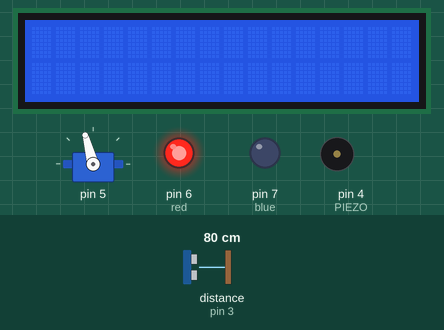
Recording of a sketch running on a simulated Arduino Uno, built with avr-gcc and run on an emulated ATmega328P. On the bench: 16×2 character LCD, servo, output pins drawn as LEDs (lit = HIGH), buzzer (waves = sounding, pin HIGH). Wiring (inferred from the names in the program): ultrasonic range finder: trigger pin 2; echo pin 3. The inputs (shaded band) are chosen by the test bench; at power-on: distance to the obstacle (sensor on pin 3) 80 cm. The echo pulse lasts 58.3 µs per cm; pins used as bus, display or sensor lines are not drawn; what the sketch prints to the serial monitor is not drawn.

Above: at 1.2 s.
1.3 s: distance to the obstacle (sensor on pin 3) set to 2 cm
At 2.0 s:
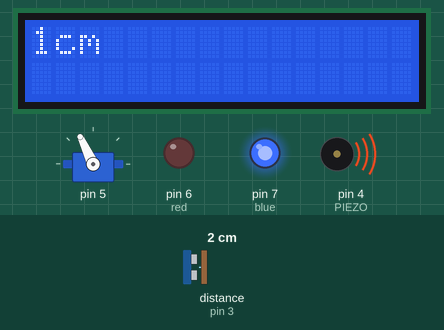
4.3 s: distance to the obstacle (sensor on pin 3) set to 120 cm
6.8 s: distance to the obstacle (sensor on pin 3) set to 4 cm
At 7.4 s:
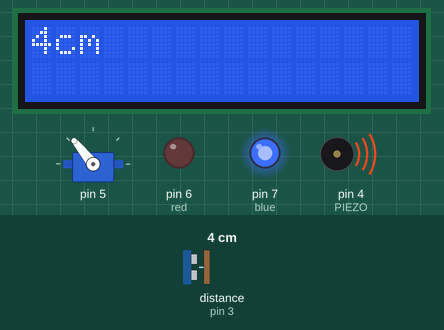
9.8 s: distance to the obstacle (sensor on pin 3) set to 47 cm
At 12.0 s:
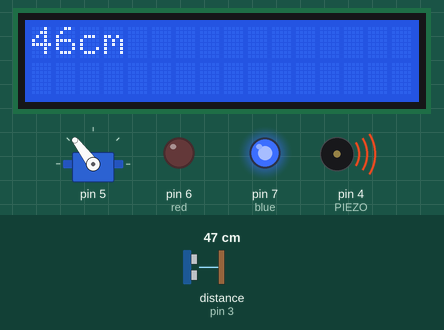
12.3 s: distance to the obstacle (sensor on pin 3) set to 54 cm
14.6 s: distance to the obstacle (sensor on pin 3) set to 9 cm
At 15.7 s:
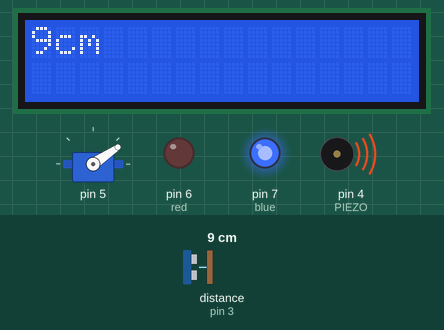
Timing chart, 0 to 30.1 s (numbered marks = the images above; inputs shaded):
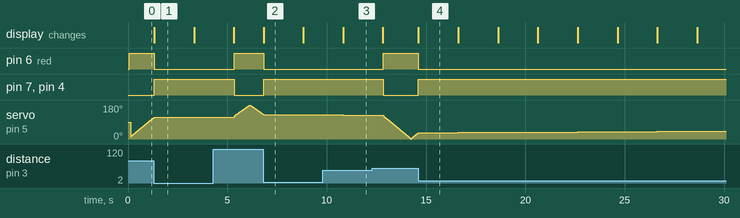

The sketch:

Code.ino
```cpp
/*

(C) HABIBULLAH , UET Peshawar.

A program that runs a Servo Motor on which a Ultrasonic sensor is attached,
which reads distance.
If nothing is detected whithin its range,  Blue LED Blinks.
When it Detects an obsticle a Buzzer is played and Red LED  Blinks.

At the same time a LCD display the distance within which the obsticle is and display
the messgae "Something Went Wrong" .
if there is no obsticle the LCD simply display the message "Everything is OK"

*/
#include <LiquidCrystal.h>
#include <Servo.h>
#define TRIG 2
#define ECHO 3
#define PIEZO 4
long int HRSR04(int,int);
class Sweeper
{
  Servo servo;              // the servo
  int pos;              // current servo position
  int increment;        // increment to move for each interval
  int  updateInterval;      // interval between updates
  unsigned long lastUpdate; // last update of position

public:
  Sweeper(int interval)
  {
    updateInterval = interval;
    increment = 1;
  }

  void Attach(int pin)
  {
    servo.attach(pin);
  }

  void Detach()
  {
    servo.detach();
  }

  void Update()
  {
    if((millis() - lastUpdate) > updateInterval)  // time to update
    {
      lastUpdate = millis();
      pos += increment;
      servo.write(pos);
      Serial.println(pos);
      if ((pos >= 180) || (pos <= 0)) // end of sweep
      {
        // reverse direction
        increment = -increment;
      }
    }
  }
};

// LiquidCrystal lcd(RS, E,D4, D5, D6 , D7);
LiquidCrystal lcd(13, 12, 11, 10, 9, 8);
Sweeper RADAR_SERVO(0);
const int red=6;
const int blue=7;
int Obsticle_Distance=0;
void setup()
{
  Serial.begin(9600);
  lcd.begin(16, 2);
  RADAR_SERVO.Attach(5);
  pinMode(TRIG,OUTPUT);
  pinMode(ECHO,INPUT);
  pinMode(red,OUTPUT);
  pinMode(blue,OUTPUT);
  pinMode(PIEZO,OUTPUT);
 lcd.print("");

}

void loop()
{
  Obsticle_Distance = HRSR04(TRIG,ECHO);
  RADAR_SERVO.Update();
  if (Obsticle_Distance <= 50 )
    {
      digitalWrite(red,LOW);
      digitalWrite(blue,HIGH);
      digitalWrite(PIEZO,HIGH);
      lcd.print(Obsticle_Distance);
      lcd.print("cm ");
      delay(2000);
      lcd.clear();

    }
    else
    {
      digitalWrite(red,HIGH);
      digitalWrite(blue,LOW);
      digitalWrite(PIEZO,LOW); // Means OFF actually
      //lcd.print("Everything is OK");
    }

}

long HRSR04(int which_T,int which_E)
{
   long duration, distance;
  digitalWrite(which_T, LOW);
  delayMicroseconds(2);
  digitalWrite(which_T, HIGH);
  delayMicroseconds(10);
  digitalWrite(which_T, LOW);
  duration = pulseIn(which_E, HIGH);
  // distance = duration*343*100/2;
  distance = (duration/2) / 29.1;
 /* if (distance < 4) {
    digitalWrite(red,HIGH);
  digitalWrite(blue,LOW);
}
  else {
    digitalWrite(red,LOW);
    digitalWrite(blue,HIGH);
  }
  */
  if (distance >= 400 || distance <= 0){
    Serial.println("Out of Range!!!");
  }
  else {
    Serial.print(distance);
    Serial.println(" cm");
  }
 // delay(200);
  return distance;
}
```

Measured:
- after the input at 1.3 s, pin 6 (red): HIGH → LOW at once; pin 7 (blue), pin 4 (PIEZO): LOW → HIGH at once; the display: changes at once (image 1)
- after the input at 4.3 s, pin 6 (red): LOW → HIGH after 1.0 s; pin 7 (blue), pin 4 (PIEZO): HIGH → LOW after 1.0 s
- after the input at 6.8 s, pin 6 (red): HIGH → LOW at once; pin 7 (blue), pin 4 (PIEZO): LOW → HIGH at once; the display: changes at once (image 2)
- after the input at 9.8 s, the display: first differs from a run without the input after 1.0 s (image 3)
- after the input at 12.3 s, pin 6 (red): LOW → HIGH after 0.54 s; pin 7 (blue), pin 4 (PIEZO): HIGH → LOW after 0.54 s
- after the input at 14.6 s, pin 6 (red): HIGH → LOW at once; pin 7 (blue), pin 4 (PIEZO): LOW → HIGH at once; the display: changes at once (image 4)
- what the display in image 1 shows lasts 2.0 s, from 1.3 s to 3.3 s
